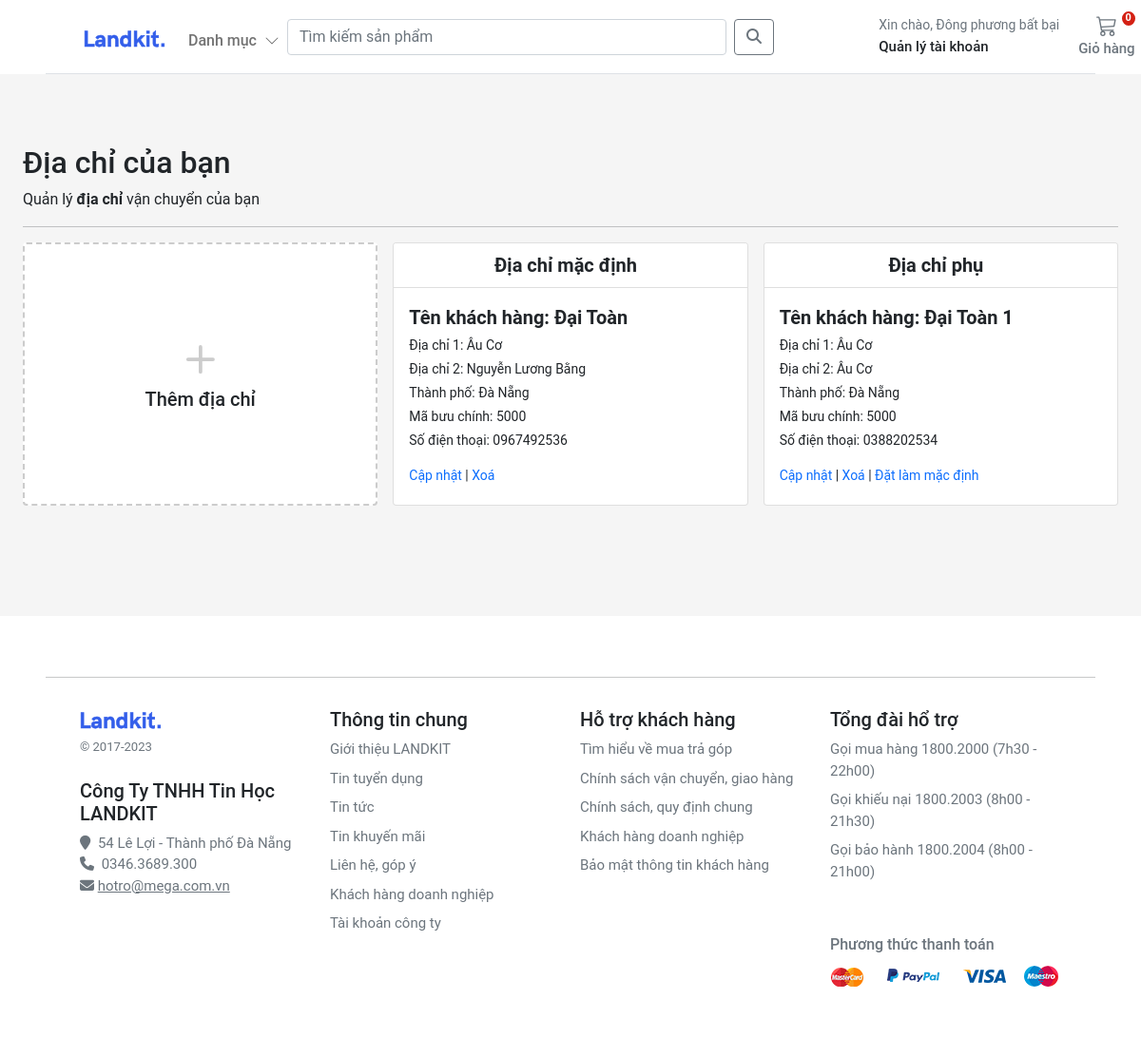
/account/addresses/ (signed in), run on the app's committed database.
### account/models.py (models this page shows, shortened)
class Customer(AbstractBaseUser, PermissionsMixin):
    email = models.EmailField(_('email address'), unique=True)
    name = models.CharField(max_length=150)
    mobile = models.CharField(max_length=20, blank=True)
    is_active = models.BooleanField(default=False)
    is_staff = models.BooleanField(default=False)
    created = models.DateTimeField(auto_now_add=True)
    updated = models.DateTimeField(auto_now=True)
    objects = CustomAccountManager()
    USERNAME_FIELD = 'email'
    REQUIRED_FIELDS = ['name']
    class Meta:
        verbose_name = "Accounts"
        verbose_name_plural = "Accounts"

class Address(models.Model):
    id = models.UUIDField(primary_key=True, default=uuid.uuid4, editable=False)
    customer = models.ForeignKey(Customer, verbose_name=_("Customer"), on_delete=models.CASCADE)
    full_name = models.CharField(_("Full Name"), max_length=150)
    phone = models.CharField(_("Phone Number"), max_length=50)
    postcode = models.CharField(_("Postcode"), max_length=50)
    address_line = models.CharField(_("Address Line 1"), max_length=255)
    address_line2 = models.CharField(_("Address Line 2"), max_length=255)
    town_city = models.CharField(_("Town/City/State"), max_length=150)
    delivery_instructions = models.CharField(_("Delivery Instructions"), max_length=255)
    created_at = models.DateTimeField(_("Created at"), auto_now_add=True)
    updated_at = models.DateTimeField(_("Updated at"), auto_now=True)
    default = models.BooleanField(_("Default"), default=False)
    class Meta:
        verbose_name = "Address"
        verbose_name_plural = "Addresses"

### account/views.py (the view)
# urls.py: path("addresses/", views.view_address, name="addresses"),
@login_required
def view_address(request):
    addresses = Address.objects.filter(customer=request.user)
    return render(request, "account/dashboard/addresses.html", {"addresses": addresses})

### basket/basket.py (called while the page is built)
    def __len__(self):
        return sum(item["qty"] for item in self.basket.values())

### basket/context_processors.py (called while the page is built)
def basket(request):
    return {'basket': Basket(request)}

### store/context_processors.py (called while the page is built)
def categories(request):
    return {"categories": Category.objects.filter(level=0)}

### store/models.py (called while the page is built)
    def get_absolute_url(self):
        return reverse("store:category_list", args=[self.slug])

### templates/account/dashboard/addresses.html (shortened to what this page needs)
{% extends "../sub_base.html" %}
{% block sub_content %}
<h1 class="h2 mt-5">Địa chỉ của bạn</h1>
<div>Quản lý <b>địa chỉ</b> vận chuyển của bạn</div>
<hr />
<div class="container px-0">
  <div class="row row-cols-1 row-cols-sm-2 row-cols-md-3 g-3">
    <div class="col">
      <a href="{% url 'account:add_address' %}" class="text-reset text-decoration-none" role="button"
        style="max-width: 540px;">
        <div class="card mb-3 h-100" style="border: dashed 2px #ccc;">
          <div class="row g-0 h-100">
            <div class="col-12" style="min-height:100px">
              <div class="card-body text-center position-absolute top-50 start-50 translate-middle">
                <svg style="color:#ccc;" xmlns="http://www.w3.org/2000/svg" width="60" height="60" fill="currentColor"
                  class="bi bi-plus" viewBox="0 0 16 16">
                  <path
                    d="M8 4a.5.5 0 0 1 .5.5v3h3a.5.5 0 0 1 0 1h-3v3a.5.5 0 0 1-1 0v-3h-3a.5.5 0 0 1 0-1h3v-3A.5.5 0 0 1 8 4z" />
                </svg>
                <h1 class="h5">Thêm địa chỉ</h1>
              </div>
            </div>
          </div>
        </div>
      </a>
    </div>
    {% for address in addresses %}
    <div class="col">
      <div class="card pb-3">
        <div class="card-header bg-white small fw-bolder fs-5 text-center">
          {% if address.default %}
            Địa chỉ mặc định
          {% else %}
            Địa chỉ phụ
          {% endif %}
        </div>
        <div class="card-body small pb-1">
          <p class="card-text m-0 fw-bold fs-5">Tên khách hàng: {{address.full_name}}</p>
          <p class="card-text m-0 my-1">Địa chỉ 1: {{address.address_line}}</p>
          <p class="card-text m-0">Địa chỉ 2: {{address.address_line2}}</p>
          <p class="card-text m-0 my-1">Thành phố: {{address.town_city}}</p>
          <p class="card-text m-0">Mã bưu chính: {{address.postcode}}</p>
          <p class="card-text m-0 mt-1">Số điện thoại: {{address.phone}}</p>
          <div class="pt-3">
            <a href="{% url 'account:edit_address' address.id %}" class="text-decoration-none">Cập nhật</a>
            |
            <a href="{% url 'account:delete_address' address.id %}" class="text-decoration-none">Xoá</a>
            {% if not address.default %}
            | <a href="{% url 'account:set_default' address.id %}" class="text-decoration-none">Đặt làm mặc định</a>
            {% endif %}
          </div>
        </div>
      </div>
    </div>
    {% endfor %}
  </div>
</div>
{% endblock %}

### templates/base.html (shortened to what this page needs)
<!DOCTYPE html>
{% load static %}
<html xmlns:store="http://www.w3.org/1999/xhtml" xmlns:account="http://www.w3.org/1999/xhtml"
      xmlns:basket="http://www.w3.org/1999/xhtml">
<head>
    <link rel="stylesheet" href="https://cdnjs.cloudflare.com/ajax/libs/OwlCarousel2/2.3.4/assets/owl.carousel.min.css">
    <link rel="stylesheet"
          href="https://cdnjs.cloudflare.com/ajax/libs/OwlCarousel2/2.3.4/assets/owl.theme.default.min.css">
    <link rel="stylesheet" href="https://cdnjs.cloudflare.com/ajax/libs/fancybox/3.5.7/jquery.fancybox.min.css"/>
    <link href="https://cdn.jsdelivr.net/npm/bootstrap@5.0.0-beta1/dist/css/bootstrap.min.css" rel="stylesheet"
>
    <link rel="stylesheet" href="https://cdnjs.cloudflare.com/ajax/libs/font-awesome/4.7.0/css/font-awesome.min.css">
    <link rel="stylesheet" href="https://cdnjs.cloudflare.com/ajax/libs/font-awesome/6.4.0/css/all.min.css">
    <link rel="stylesheet" href="{% static 'css/base.css' %}">
    <link rel="stylesheet" href="{% block stylesheet %}{% endblock %}">
    <link rel="stylesheet" href="https://cdnjs.cloudflare.com/ajax/libs/OwlCarousel2/2.3.4/assets/owl.carousel.min.css">
    <link rel="stylesheet" href="https://cdnjs.cloudflare.com/ajax/libs/OwlCarousel2/2.3.4/assets/owl.theme.default.min.css">
</head>
<body>
<header class="fixed-top bg-white  px-5">
    <nav class="navbar navbar-expand-md navbar-light  border-bottom px-3">
        <div class="container-fluid px-md-4">
            <div class="d-flex w-100 navbar-collapse">
                <a class="navbar-brand d-flex-inline" href="/">
                    <img src="/media/images/brand.svg" class="navbar-brand-img" alt="...">
                </a>
                <ul class="navbar-nav me-auto mb-2 mb-md-0">
                    <li class="nav-item dropdown">
                        <a class="nav-link dropdown-toggle d-none d-md-block fw500 mt-2" href="#" id="navbarDropdown1"
                           role="button"
                           data-bs-toggle="dropdown" aria-expanded="false">
                            Danh mục
                            <i class="ps-1">
                                <svg xmlns="http://www.w3.org/2000/svg" width="16" height="16" fill="currentColor"
                                     class="bi bi-chevron-down" viewBox="0 0 16 16">
                                    <path fill-rule="evenodd"
                                          d="M1.646 4.646a.5.5 0 0 1 .708 0L8 10.293l5.646-5.647a.5.5 0 0 1 .708.708l-6 6a.5.5 0 0 1-.708 0l-6-6a.5.5 0 0 1 0-.708z"/>
                                </svg>
                            </i>
                        </a>
                    </li>
                </ul>
                <form class="d-flex col-6" style="margin-right:10%;" action="{% url 'store:search' %}">
                    <input class="form-control me-2" type="search" placeholder="Tìm kiếm sản phẩm" aria-label="Search"
                           name="q">
                    <button class="btn btn-outline-secondary" type="submit"><i class="fa-solid fa-magnifying-glass"></i>
                    </button>
                </form>
                <div>
                    <div class="collapse navbar-collapse" id="navbarSupportedContent2">
                        <ul class="navbar-nav me-auto mb-2 mb-lg-0">
                            <li class="nav-item dropdown">
                                <a class="nav-link dropdown-toggle text-reset" href="#" id="navbarDropdown"
                                   role="button"
                                   data-bs-toggle="dropdown" aria-expanded="false">
                                    <div class="small text-muted">Xin chào,
                                        {% if user.is_authenticated %}
                                        {{ request.user.name }}
                                        {% else %}
                                        Login
                                        {% endif %}
                                    </div>
                                    <span class="fs15 fw500">Quản lý tài khoản
                        </span>
                                </a>
                            </li>
                        </ul>
                    </div>
                </div>
                <a type="button" role="button" href="{% url 'basket:basket_summary' %}"
                   class="btn btn-outline-secondary border-0 basket-btn">
                    {% with quantity_basket=basket|length %}
                    <div id="basket-qty" class="basket-qty">
                        {% if quantity_basket > 0 %}
                        {{ quantity_basket }}
                        {% else %}
                        0
                        {% endif %}
                    </div>
                    {% endwith %}
                    <div>
                    </div>
                    <span class="fs15 fw500 text-nowrap">Giỏ hàng</span>
                </a>
            </div>
        </div>
    </nav>
</header>
<main class="pt-4 pb-3">
    {% block content %} {% endblock %}
</main>
<footer class="container-fluid bg-white py-5 footer px-5" style="margin-top: 100px">
    <hr>
    <div class="row pt-3 mx-4 fs15">
        <div class="col-12 col-md mb-3">
            <img src="/media/images/brand.svg" class="navbar-brand-img" alt="...">
            <small class="d-block mb-4 text-muted mt-2">&copy; 2017-2023</small>
            <h5>Công Ty TNHH Tin Học LANDKIT</h5>
            <i class="fa fa-map-marker text-grey" aria-hidden="true"> </i>
            <span class="text-grey bf-space">54 Lê Lợi - Thành phố Đà Nẵng</span>
            <br/>
            <i class="fa fa-phone text-grey " aria-hidden="true"> </i>
            <span class="text-grey bf-space">0346.3689.300</span>
            <i class="fa fa-envelope text-grey " aria-hidden="true"></i>
            <a class="text-grey" href="mailto:hotro@mega.com.vn">hotro@mega.com.vn</a>
        </div>
        <div class="col-12 col-md fs15">
            <h5>Thông tin chung</h5>
            <ul class="list-unstyled">
                <li><a class="link-secondary text-decoration-none" href="#">Giới thiệu LANDKIT</a></li>
                <li><a class="link-secondary text-decoration-none" href="#">Tin tuyển dụng</a></li>
                <li><a class="link-secondary text-decoration-none" href="#">Tin tức</a></li>
                <li><a class="link-secondary text-decoration-none" href="#">Tin khuyến mãi</a></li>
                <li><a class="link-secondary text-decoration-none" href="#">Liên hệ, góp ý</a></li>
                <li><a class="link-secondary text-decoration-none" href="#">Khách hàng doanh nghiệp</a></li>
                <li><a class="link-secondary text-decoration-none" href="#">Tài khoản công ty</a></li>
            </ul>
        </div>
        <div class="col-12 col-md fs15">
            <h5>Hỗ trợ khách hàng</h5>
            <ul class="list-unstyled">
                <li><a class="link-secondary text-decoration-none" href="#">Tìm hiểu về mua trả góp</a></li>
                <li><a class="link-secondary text-decoration-none" href="#">Chính sách vận chuyển, giao hàng</a></li>
                <li><a class="link-secondary text-decoration-none" href="#">Chính sách, quy định chung</a></li>
                <li><a class="link-secondary text-decoration-none" href="#">Khách hàng doanh nghiệp</a></li>
                <li><a class="link-secondary text-decoration-none" href="#">Bảo mật thông tin khách hàng</a></li>
            </ul>
        </div>
        <div class="col-12 col-md fs15">
            <h5>Tổng đài hổ trợ</h5>
            <ul class="list-unstyled">
                <li><a class="link-secondary text-decoration-none" href="#">Gọi mua hàng 1800.2000 (7h30 - 22h00)</a>
                </li>
                <li><a class="link-secondary text-decoration-none" href="#">Gọi khiếu nại 1800.2003 (8h00 - 21h30)</a>
                </li>
                <li><a class="link-secondary text-decoration-none" href="#">Gọi bảo hành 1800.2004 (8h00 - 21h00)</a>
                </li>
            </ul>
            <h3 class="company-info text-grey mt-5">Phương thức thanh toán</h3>
            <a class="icons icon-payment current" href=""></a>
        </div>
    </div>
</footer>
</body>
</html>

### static/css/base.css (style rules this page uses)
@media (min-width: 1000px) { .container { max-width: 1250px; padding: 0 50px; } }
@media (max-width: 1200px) { .container { max-width: 100%; padding:0 24px; } }
.dropdown-toggle::after { display: none; }
body { background: #f5f5f5 !important; }
html, body, p, div { letter-spacing: -0.02px; font-family: 'Roboto', sans-serif; }
.fs15 { font-size: 0.9375rem; }
.fw500 { font-weight: 500; }
.basket-qty { color: #fff; background: #d42114; border: 2px solid #fff; border-radius: 50%; text-align: center; font-size: 11px; height: 15px; width: 14px; position: absolute; box-sizing: content-box; font-weight: 600; display: flex; justify-content: center; align-items: center; top: 1px; right: 10px; }
.basket-btn { position: relative; }
.company-info { font-size: 16px; margin-top: 20px; }
.icons.icon-payment { width: 243px; height: 32px; background-position: -31px -58px; }
.icons { display: inline-block; background-image: url(../../media/images/sprite.png); background-repeat: no-repeat; vertical-align: middle; }
.bf-space { margin-left: 4px; }
.text-grey { color: #6c757d !important; }
.footer > div > div > ul > li { padding-bottom:8px; }

### data on the page
Customer: user.name "Đông phương bất bại"
Address: default "Địa chỉ mặc định", full_name "Đại Toàn", address_line "Âu Cơ", address_line2 "Nguyễn Lương Bằng", town_city "Đà Nẵng", postcode "5000", phone "0967492536"
Address: default "Địa chỉ phụ", full_name "Đại Toàn 1", address_line "Âu Cơ", address_line2 "Âu Cơ", town_city "Đà Nẵng", postcode "5000", phone "0388202534"
